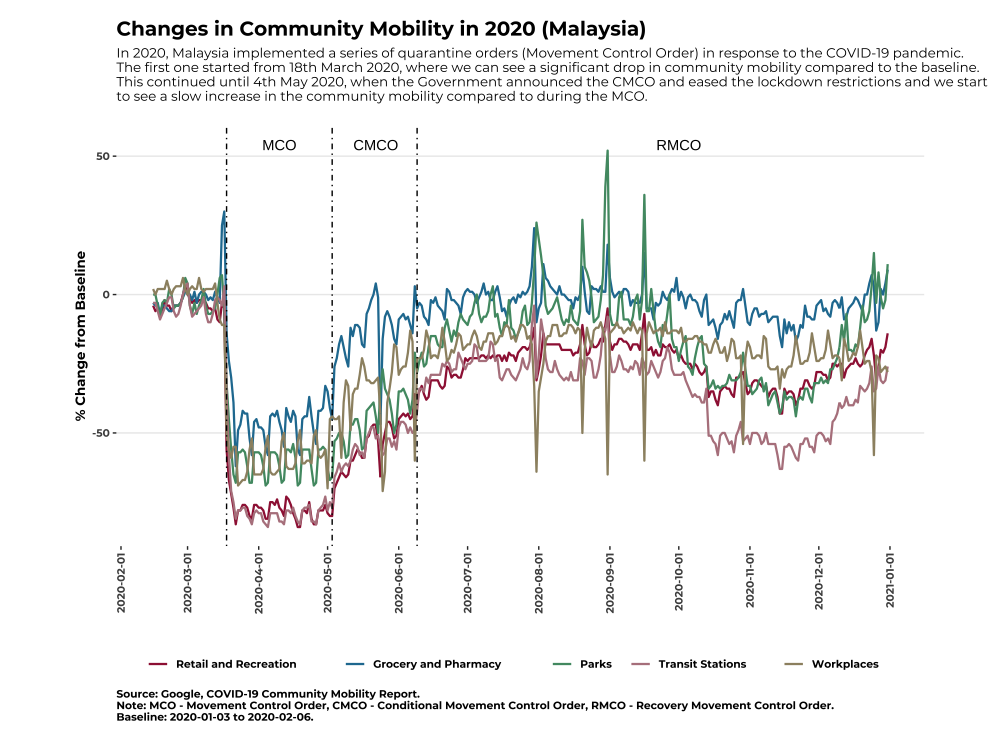

Source code (R):
library(tidyverse)
library(ggplot)
library(scales)
library(showtext)
library(ggtext)

font_add_google('Montserrat','Montserrat')
showtext_auto()

day9 = read.csv('~/Desktop/30 Day Chart Challenge/Day 9 - High:low/2020_MY_Region_Mobility_Report.csv') %>% 
  filter(sub_region_1=='') %>% select(date, retail_and_recreation_percent_change_from_baseline,grocery_and_pharmacy_percent_change_from_baseline,
                                      parks_percent_change_from_baseline, transit_stations_percent_change_from_baseline, workplaces_percent_change_from_baseline)

day9_long = gather(day9, places, baseline_change, retail_and_recreation_percent_change_from_baseline:workplaces_percent_change_from_baseline,factor_key = TRUE) %>% 
  mutate(places=recode(places,retail_and_recreation_percent_change_from_baseline='Retail and Recreation',
                       grocery_and_pharmacy_percent_change_from_baseline='Grocery and Pharmacy',
                       parks_percent_change_from_baseline = 'Parks', 
                       transit_stations_percent_change_from_baseline = 'Transit Stations',
                       workplaces_percent_change_from_baseline = 'Workplaces'))


day9_long$date =as.Date(day9_long$date,"%Y-%m-%d")

ggplot(day9_long,aes(x=date,y=baseline_change,color=places))+
  geom_line(aes(group=places),size=0.8)+
  labs(title = '\nChanges in Community Mobility in 2020 (Malaysia)',
       subtitle = 'In 2020, Malaysia implemented a series of quarantine orders (Movement Control Order) in response to the COVID-19 pandemic.\nThe first one started from 18th March 2020, where we can see a significant drop in community mobility compared to the baseline.\nThis continued until 4th May 2020, when the Government announced the CMCO and eased the lockdown restrictions and we start \nto see a slow increase in the community mobility compared to during the MCO.\n',
       caption = 'Source: Google, COVID-19 Community Mobility Report.\nNote: MCO - Movement Control Order, CMCO - Conditional Movement Control Order, RMCO - Recovery Movement Control Order.\nBaseline: 2020-01-03 to 2020-02-06.\n')+
  xlab('')+
  ylab('% Change from Baseline')+
  geom_vline(xintercept = as.Date('2020-03-18'),linetype=4)+
  geom_vline(xintercept = as.Date('2020-05-03'),linetype=4)+
  geom_vline(xintercept = as.Date('2020-06-09'),linetype=4)+
  annotate(geom="text", x=as.Date('2020-04-10'), y=54, label="MCO")+
  annotate(geom="text", x=as.Date('2020-05-22'), y=54, label="CMCO")+
  annotate(geom="text", x=as.Date('2020-10-01'), y=54, label="RMCO")+
  scale_x_date(breaks=date_breaks('1 month'))+
  scale_color_manual(values=c('Retail and Recreation'='#9F2042',
                              'Grocery and Pharmacy'='#247BA0',
                              'Parks'='#519872',
                              'Transit Stations'='#B5838D',
                              'Workplaces'='#9D9171'))+
  theme_bw()+
  theme(text = element_text(family = "Montserrat",face='bold',size=10),
        axis.text.x = element_text(angle = 90, vjust = 0.5, hjust=1),
        legend.position = 'bottom',
        legend.title = element_blank(),
        legend.background = element_blank(),
        legend.key = element_blank(),
        panel.grid.minor = element_blank(),
        panel.grid.major.x = element_blank(),
        panel.background = element_rect(fill='white'),
        plot.background = element_rect(fill='white'),
        plot.title=element_text(size=15),
        plot.caption = element_text(hjust=0,size=8),
        plot.subtitle = element_text(face='plain'),
        panel.border = element_blank(),
        plot.margin = margin(, 2, , 2,'cm'))

        
